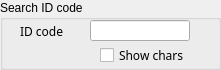
   <widget class="QGroupBox" name="input_searchcode">
    <property name="geometry">
     <rect>
      <x>10</x>
      <y>447</y>
      <width>221</width>
      <height>70</height>
     </rect>
    </property>
    <property name="minimumSize">
     <size>
      <width>221</width>
      <height>0</height>
     </size>
    </property>
    <property name="maximumSize">
     <size>
      <width>221</width>
      <height>16777215</height>
     </size>
    </property>
    <property name="title">
     <string>Search ID code</string>
    </property>
    <widget class="QLabel" name="label_171">
     <property name="geometry">
      <rect>
       <x>20</x>
       <y>20</y>
       <width>51</width>
       <height>22</height>
      </rect>
     </property>
     <property name="font">
      <font>
       <family>맑은 고딕</family>
      </font>
     </property>
     <property name="text">
      <string>ID code</string>
     </property>
    </widget>
    <widget class="QCheckBox" name="show_idcodeinput">
     <property name="geometry">
      <rect>
       <x>100</x>
       <y>47</y>
       <width>91</width>
       <height>16</height>
      </rect>
     </property>
     <property name="font">
      <font>
       <family>맑은 고딕</family>
      </font>
     </property>
     <property name="text">
      <string>Show chars</string>
     </property>
     <property name="checked">
      <bool>false</bool>
     </property>
    </widget>
    <widget class="QLineEdit" name="searchcode_input">
     <property name="geometry">
      <rect>
       <x>90</x>
       <y>20</y>
       <width>100</width>
       <height>21</height>
      </rect>
     </property>
     <property name="minimumSize">
      <size>
       <width>100</width>
       <height>10</height>
      </size>
     </property>
     <property name="maximumSize">
      <size>
       <width>100</width>
       <height>16777215</height>
      </size>
     </property>
     <property name="font">
      <font>
       <family>맑은 고딕</family>
      </font>
     </property>
     <property name="text">
      <string/>
     </property>
     <property name="maxLength">
      <number>8</number>
     </property>
     <property name="echoMode">
      <enum>QLineEdit::Password</enum>
     </property>
     <property name="alignment">
      <set>Qt::AlignCenter</set>
     </property>
    </widget>
   </widget>
